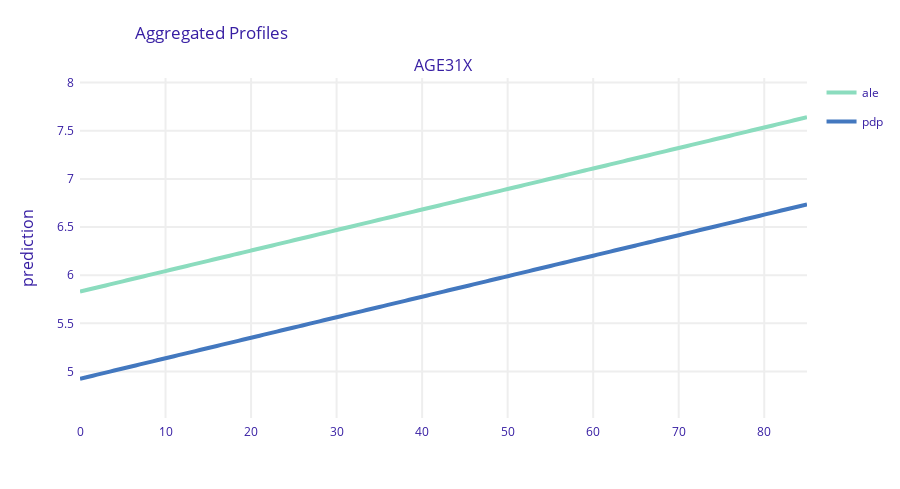

Notebook code cell kept with this figure:
### Code cell
fig = ale_cat.plot(pdp_cat, size = 4, facet_ncol=1)
# fig3.write_image("06_PCS42_pdp_ale.png", scale = 2)

### Figure 1 — Plotly figure (JSON) as saved in the notebook; plotly's stock layout.template omitted (floating-point values rounded to 4 significant figures)
{"data": [{"hoverinfo": "text", "hoverlabel": {"bgcolor": "rgba(0,0,0,0.8)"}, "hovertext": ["AGE31X: 0<br>average prediction: 5.829860236103639<br>label: ale<br><br>mean observation prediction: <br>5.790248428873072", "AGE31X: 1<br>average prediction: 5.851156906657703<br>label: ale<br><br>mean observation prediction: <br>5.790248428873072", "AGE31X: 2<br>average prediction: 5.8724535772117665<br>label: ale<br><br>mean observation prediction: <br>5.790248428873072", "AGE31X: 3<br>average prediction: 5.893750247765831<br>label: ale<br><br>mean observation prediction: <br>5.790248428873072", "AGE31X: 4<br>average prediction: 5.915046918319895<br>label: ale<br><br>mean observation prediction: <br>5.790248428873072", "AGE31X: 5<br>average prediction: 5.936343588873958<br>label: ale<br><br>mean observation prediction: <br>5.790248428873072", "AGE31X: 6<br>average prediction: 5.957640259428023<br>label: ale<br><br>mean observation prediction: <br>5.790248428873072", "AGE31X: 7<br>average prediction: 5.978936929982087<br>label: ale<br><br>mean observation prediction: <br>5.790248428873072", "AGE31X: 8<br>average prediction: 6.00023360053615<br>label: ale<br><br>mean observation prediction: <br>5.790248428873072", "AGE31X: 9<br>average prediction: 6.0215302710902145<br>label: ale<br><br>mean observation prediction: <br>5.790248428873072", "AGE31X: 10<br>average prediction: 6.042826941644279<br>label: ale<br><br>mean observation prediction: <br>5.790248428873072", "AGE31X: 11<br>average prediction: 6.064123612198342<br>label: ale<br><br>mean observation prediction: <br>5.790248428873072", "AGE31X: 12<br>average prediction: 6.085420282752406<br>label: ale<br><br>mean observation prediction: <br>5.790248428873072", "AGE31X: 13<br>average prediction: 6.106716953306471<br>label: ale<br><br>mean observation prediction: <br>5.790248428873072", "AGE31X: 14<br>average prediction: 6.128013623860534<br>label: ale<br><br>mean observation prediction: <br>5.790248428873072", "AGE31X: 15<br>average prediction: 6.149310294414598<br>label: ale<br><br>mean observation prediction: <br>5.790248428873072", "AGE31X: 16<br>average prediction: 6.170606964968663<br>label: ale<br><br>mean observation prediction: <br>5.790248428873072", "AGE31X: 17<br>average prediction: 6.191903635522726<br>label: ale<br><br>mean observation prediction: <br>5.790248428873072", "AGE31X: 18<br>average prediction: 6.21320030607679<br>label: ale<br><br>mean observation prediction: <br>5.790248428873072", "AGE31X: 19<br>average prediction: 6.2344969766308544<br>label: ale<br><br>mean observation prediction: <br>5.790248428873072", "AGE31X: 20<br>average prediction: 6.255793647184918<br>label: ale<br><br>mean observation prediction: <br>5.790248428873072", "AGE31X: 21<br>average prediction: 6.277090317738982<br>label: ale<br><br>mean observation prediction: <br>5.790248428873072", "AGE31X: 22<br>average prediction: 6.298386988293046<br>label: ale<br><br>mean observation prediction: <br>5.790248428873072", "AGE31X: 23<br>average prediction: 6.31968365884711<br>label: ale<br><br>mean observation prediction: <br>5.790248428873072", "AGE31X: 24<br>average prediction: 6.340980329401174<br>label: ale<br><br>mean observation prediction: <br>5.790248428873072", "AGE31X: 25<br>average prediction: 6.362276999955238<br>label: ale<br><br>mean observation prediction: <br>5.790248428873072", "AGE31X: 26<br>average prediction: 6.383573670509302<br>label: ale<br><br>mean observation prediction: <br>5.790248428873072", "AGE31X: 27<br>average prediction: 6.404870341063366<br>label: ale<br><br>mean observation prediction: <br>5.790248428873072", "AGE31X: 28<br>average prediction: 6.42616701161743<br>label: ale<br><br>mean observation prediction: <br>5.790248428873072", "AGE31X: 29<br>average prediction: 6.4474636821714935<br>label: ale<br><br>mean observation prediction: <br>5.790248428873072", "AGE31X: 30<br>average prediction: 6.468760352725558<br>label: ale<br><br>mean observation prediction: <br>5.790248428873072", "AGE31X: 31<br>average prediction: 6.490057023279622<br>label: ale<br><br>mean observation prediction: <br>5.790248428873072", "AGE31X: 32<br>average prediction: 6.511353693833685<br>label: ale<br><br>mean observation prediction: <br>5.790248428873072", "AGE31X: 33<br>average prediction: 6.53265036438775<br>label: ale<br><br>mean observation prediction: <br>5.790248428873072", "AGE31X: 34<br>average prediction: 6.553947034941814<br>label: ale<br><br>mean observation prediction: <br>5.790248428873072", "AGE31X: 35<br>average prediction: 6.575243705495878<br>label: ale<br><br>mean observation prediction: <br>5.790248428873072", "AGE31X: 36<br>average prediction: 6.5965403760499415<br>label: ale<br><br>mean observation prediction: <br>5.790248428873072", "AGE31X: 37<br>average prediction: 6.617837046604006<br>label: ale<br><br>mean observation prediction: <br>5.790248428873072", "AGE31X: 38<br>average prediction: 6.63913371715807<br>label: ale<br><br>mean observation prediction: <br>5.790248428873072", "AGE31X: 39<br>average prediction: 6.660430387712133<br>label: ale<br><br>mean observation prediction: <br>5.790248428873072", "AGE31X: 40<br>average prediction: 6.681727058266198<br>label: ale<br><br>mean observation prediction: <br>5.790248428873072", "AGE31X: 41<br>average prediction: 6.703023728820262<br>label: ale<br><br>mean observation prediction: <br>5.790248428873072", "AGE31X: 42<br>average prediction: 6.724320399374326<br>label: ale<br><br>mean observation prediction: <br>5.790248428873072", "AGE31X: 43<br>average prediction: 6.7456170699283895<br>label: ale<br><br>mean observation prediction: <br>5.790248428873072", "AGE31X: 44<br>average prediction: 6.766913740482454<br>label: ale<br><br>mean observation prediction: <br>5.790248428873072", "AGE31X: 45<br>average prediction: 6.788210411036518<br>label: ale<br><br>mean observation prediction: <br>5.790248428873072", "AGE31X: 46<br>average prediction: 6.809507081590581<br>label: ale<br><br>mean observation prediction: <br>5.790248428873072", "AGE31X: 47<br>average prediction: 6.830803752144646<br>label: ale<br><br>mean observation prediction: <br>5.790248428873072", "AGE31X: 48<br>average prediction: 6.85210042269871<br>label: ale<br><br>mean observation prediction: <br>5.790248428873072", "AGE31X: 49<br>average prediction: 6.873397093252773<br>label: ale<br><br>mean observation prediction: <br>5.790248428873072", "AGE31X: 50<br>average prediction: 6.8946937638068375<br>label: ale<br><br>mean observation prediction: <br>5.790248428873072", "AGE31X: 51<br>average prediction: 6.915990434360902<br>label: ale<br><br>mean observation prediction: <br>5.790248428873072", "AGE31X: 52<br>average prediction: 6.937287104914965<br>label: ale<br><br>mean observation prediction: <br>5.790248428873072", "AGE31X: 53<br>average prediction: 6.958583775469029<br>label: ale<br><br>mean observation prediction: <br>5.790248428873072", "AGE31X: 54<br>average prediction: 6.979880446023094<br>label: ale<br><br>mean observation prediction: <br>5.790248428873072", "AGE31X: 55<br>average prediction: 7.001177116577157<br>label: ale<br><br>mean observation prediction: <br>5.790248428873072", "AGE31X: 56<br>average prediction: 7.022473787131221<br>label: ale<br><br>mean observation prediction: <br>5.790248428873072", "AGE31X: 57<br>average prediction: 7.0437704576852855<br>label: ale<br><br>mean observation prediction: <br>5.790248428873072", "AGE31X: 58<br>average prediction: 7.065067128239349<br>label: ale<br><br>mean observation prediction: <br>5.790248428873072", "AGE31X: 59<br>average prediction: 7.086363798793413<br>label: ale<br><br>mean observation prediction: <br>5.790248428873072", "AGE31X: 60<br>average prediction: 7.107660469347477<br>label: ale<br><br>mean observation prediction: <br>5.790248428873072", "AGE31X: 61<br>average prediction: 7.128957139901541<br>label: ale<br><br>mean observation prediction: <br>5.790248428873072", "AGE31X: 62<br>average prediction: 7.150253810455605<br>label: ale<br><br>mean observation prediction: <br>5.790248428873072", "AGE31X: 63<br>average prediction: 7.171550481009669<br>label: ale<br><br>mean observation prediction: <br>5.790248428873072", "AGE31X: 64<br>average prediction: 7.192847151563733<br>label: ale<br><br>mean observation prediction: <br>5.790248428873072", "AGE31X: 65<br>average prediction: 7.214143822117797<br>label: ale<br><br>mean observation prediction: <br>5.790248428873072", "AGE31X: 66<br>average prediction: 7.235440492671861<br>label: ale<br><br>mean observation prediction: <br>5.790248428873072", "AGE31X: 67<br>average prediction: 7.2567371632259245<br>label: ale<br><br>mean observation prediction: <br>5.790248428873072", "AGE31X: 68<br>average prediction: 7.278033833779989<br>label: ale<br><br>mean observation prediction: <br>5.790248428873072", "AGE31X: 69<br>average prediction: 7.299330504334053<br>label: ale<br><br>mean observation prediction: <br>5.790248428873072", "AGE31X: 70<br>average prediction: 7.320627174888116<br>label: ale<br><br>mean observation prediction: <br>5.790248428873072", "AGE31X: 71<br>average prediction: 7.341923845442181<br>label: ale<br><br>mean observation prediction: <br>5.790248428873072", "AGE31X: 72<br>average prediction: 7.363220515996245<br>label: ale<br><br>mean observation prediction: <br>5.790248428873072", "AGE31X: 73<br>average prediction: 7.384517186550308<br>label: ale<br><br>mean observation prediction: <br>5.790248428873072", "AGE31X: 74<br>average prediction: 7.405813857104373<br>label: ale<br><br>mean observation prediction: <br>5.790248428873072", "AGE31X: 75<br>average prediction: 7.427110527658437<br>label: ale<br><br>mean observation prediction: <br>5.790248428873072", "AGE31X: 76<br>average prediction: 7.448407198212501<br>label: ale<br><br>mean observation prediction: <br>5.790248428873072", "AGE31X: 77<br>average prediction: 7.4697038687665644<br>label: ale<br><br>mean observation prediction: <br>5.790248428873072", "AGE31X: 78<br>average prediction: 7.491000539320629<br>label: ale<br><br>mean observation prediction: <br>5.790248428873072", "AGE31X: 79<br>average prediction: 7.512297209874693<br>label: ale<br><br>mean observation prediction: <br>5.790248428873072", "AGE31X: 80<br>average prediction: 7.533593880428757<br>label: ale<br><br>mean observation prediction: <br>5.790248428873072", "AGE31X: 81<br>average prediction: 7.554890550982821<br>label: ale<br><br>mean observation prediction: <br>5.790248428873072", "AGE31X: 82<br>average prediction: 7.576187221536885<br>label: ale<br><br>mean observation prediction: <br>5.790248428873072", "AGE31X: 83<br>average prediction: 7.597483892090948<br>label: ale<br><br>mean observation prediction: <br>5.790248428873072", "AGE31X: 84<br>average prediction: 7.6187805626450125<br>label: ale<br><br>mean observation prediction: <br>5.790248428873072", "AGE31X: 85<br>average prediction: 7.640077233199077<br>label: ale<br><br>mean observation prediction: <br>5.790248428873072"], "legendgroup": "ale", "line": {"color": "#8bdcbe", "shape": "spline", "width": 4}, "mode": "lines", "name": "ale", "showlegend": true, "type": "scatter", "x": [0, 1, 2, 3, 4, 5, 6, 7, 8, 9, 10, 11, 12, 13, 14, 15, 16, 17, 18, 19, 20, 21, 22, 23, 24, 25, 26, 27, 28, 29, 30, 31, 32, 33, 34, 35, 36, 37, 38, 39, 40, 41, 42, 43, 44, 45, 46, 47, 48, 49, 50, 51, 52, 53, 54, 55, 56, 57, 58, 59, 60, 61, 62, 63, 64, 65, 66, 67, 68, 69, 70, 71, 72, 73, 74, 75, 76, 77, 78, 79, 80, 81, 82, 83, 84, 85], "xaxis": "x", "y": [5.83, 5.851, 5.872, 5.894, 5.915, 5.936, 5.958, 5.979, 6.0, 6.022, 6.043, 6.064, 6.085, 6.107, 6.128, 6.149, 6.171, 6.192, 6.213, 6.234, 6.256, 6.277, 6.298, 6.32, 6.341, 6.362, 6.384, 6.405, 6.426, 6.447, 6.469, 6.49, 6.511, 6.533, 6.554, 6.575, 6.597, 6.618, 6.639, 6.66, 6.682, 6.703, 6.724, 6.746, 6.767, 6.788, 6.81, 6.831, 6.852, 6.873, 6.895, 6.916, 6.937, 6.959, 6.98, 7.001, 7.022, 7.044, 7.065, 7.086, 7.108, 7.129, 7.15, 7.172, 7.193, 7.214, 7.235, 7.257, 7.278, 7.299, 7.321, 7.342, 7.363, 7.385, 7.406, 7.427, 7.448, 7.47, 7.491, 7.512, 7.534, 7.555, 7.576, 7.597, 7.619, 7.64], "yaxis": "y"}, {"hoverinfo": "text", "hoverlabel": {"bgcolor": "rgba(0,0,0,0.8)"}, "hovertext": ["AGE31X: 0<br>average prediction: 4.924751737555907<br>label: pdp<br><br>mean observation prediction: <br>5.790248428873065", "AGE31X: 1<br>average prediction: 4.946048408109967<br>label: pdp<br><br>mean observation prediction: <br>5.790248428873065", "AGE31X: 2<br>average prediction: 4.967345078664046<br>label: pdp<br><br>mean observation prediction: <br>5.790248428873065", "AGE31X: 3<br>average prediction: 4.988641749218102<br>label: pdp<br><br>mean observation prediction: <br>5.790248428873065", "AGE31X: 4<br>average prediction: 5.0099384197721655<br>label: pdp<br><br>mean observation prediction: <br>5.790248428873065", "AGE31X: 5<br>average prediction: 5.031235090326228<br>label: pdp<br><br>mean observation prediction: <br>5.790248428873065", "AGE31X: 6<br>average prediction: 5.052531760880297<br>label: pdp<br><br>mean observation prediction: <br>5.790248428873065", "AGE31X: 7<br>average prediction: 5.073828431434358<br>label: pdp<br><br>mean observation prediction: <br>5.790248428873065", "AGE31X: 8<br>average prediction: 5.095125101988419<br>label: pdp<br><br>mean observation prediction: <br>5.790248428873065", "AGE31X: 9<br>average prediction: 5.1164217725424885<br>label: pdp<br><br>mean observation prediction: <br>5.790248428873065", "AGE31X: 10<br>average prediction: 5.1377184430965475<br>label: pdp<br><br>mean observation prediction: <br>5.790248428873065", "AGE31X: 11<br>average prediction: 5.159015113650616<br>label: pdp<br><br>mean observation prediction: <br>5.790248428873065", "AGE31X: 12<br>average prediction: 5.18031178420468<br>label: pdp<br><br>mean observation prediction: <br>5.790248428873065", "AGE31X: 13<br>average prediction: 5.201608454758742<br>label: pdp<br><br>mean observation prediction: <br>5.790248428873065", "AGE31X: 14<br>average prediction: 5.2229051253128<br>label: pdp<br><br>mean observation prediction: <br>5.790248428873065", "AGE31X: 15<br>average prediction: 5.244201795866868<br>label: pdp<br><br>mean observation prediction: <br>5.790248428873065", "AGE31X: 16<br>average prediction: 5.2654984664209366<br>label: pdp<br><br>mean observation prediction: <br>5.790248428873065", "AGE31X: 17<br>average prediction: 5.286795136974999<br>label: pdp<br><br>mean observation prediction: <br>5.790248428873065", "AGE31X: 18<br>average prediction: 5.308091807529059<br>label: pdp<br><br>mean observation prediction: <br>5.790248428873065", "AGE31X: 19<br>average prediction: 5.329388478083123<br>label: pdp<br><br>mean observation prediction: <br>5.790248428873065", "AGE31X: 20<br>average prediction: 5.350685148637194<br>label: pdp<br><br>mean observation prediction: <br>5.790248428873065", "AGE31X: 21<br>average prediction: 5.371981819191257<br>label: pdp<br><br>mean observation prediction: <br>5.790248428873065", "AGE31X: 22<br>average prediction: 5.393278489745317<br>label: pdp<br><br>mean observation prediction: <br>5.790248428873065", "AGE31X: 23<br>average prediction: 5.414575160299379<br>label: pdp<br><br>mean observation prediction: <br>5.790248428873065", "AGE31X: 24<br>average prediction: 5.435871830853441<br>label: pdp<br><br>mean observation prediction: <br>5.790248428873065", "AGE31X: 25<br>average prediction: 5.4571685014075175<br>label: pdp<br><br>mean observation prediction: <br>5.790248428873065", "AGE31X: 26<br>average prediction: 5.478465171961572<br>label: pdp<br><br>mean observation prediction: <br>5.790248428873065", "AGE31X: 27<br>average prediction: 5.4997618425156345<br>label: pdp<br><br>mean observation prediction: <br>5.790248428873065", "AGE31X: 28<br>average prediction: 5.5210585130697<br>label: pdp<br><br>mean observation prediction: <br>5.790248428873065", "AGE31X: 29<br>average prediction: 5.542355183623765<br>label: pdp<br><br>mean observation prediction: <br>5.790248428873065", "AGE31X: 30<br>average prediction: 5.563651854177831<br>label: pdp<br><br>mean observation prediction: <br>5.790248428873065", "AGE31X: 31<br>average prediction: 5.584948524731893<br>label: pdp<br><br>mean observation prediction: <br>5.790248428873065", "AGE31X: 32<br>average prediction: 5.606245195285961<br>label: pdp<br><br>mean observation prediction: <br>5.790248428873065", "AGE31X: 33<br>average prediction: 5.627541865840019<br>label: pdp<br><br>mean observation prediction: <br>5.790248428873065", "AGE31X: 34<br>average prediction: 5.6488385363940905<br>label: pdp<br><br>mean observation prediction: <br>5.790248428873065", "AGE31X: 35<br>average prediction: 5.670135206948153<br>label: pdp<br><br>mean observation prediction: <br>5.790248428873065", "AGE31X: 36<br>average prediction: 5.69143187750221<br>label: pdp<br><br>mean observation prediction: <br>5.790248428873065", "AGE31X: 37<br>average prediction: 5.712728548056271<br>label: pdp<br><br>mean observation prediction: <br>5.790248428873065", "AGE31X: 38<br>average prediction: 5.734025218610339<br>label: pdp<br><br>mean observation prediction: <br>5.790248428873065", "AGE31X: 39<br>average prediction: 5.755321889164411<br>label: pdp<br><br>mean observation prediction: <br>5.790248428873065", "AGE31X: 40<br>average prediction: 5.776618559718471<br>label: pdp<br><br>mean observation prediction: <br>5.790248428873065", "AGE31X: 41<br>average prediction: 5.797915230272531<br>label: pdp<br><br>mean observation prediction: <br>5.790248428873065", "AGE31X: 42<br>average prediction: 5.819211900826596<br>label: pdp<br><br>mean observation prediction: <br>5.790248428873065", "AGE31X: 43<br>average prediction: 5.840508571380664<br>label: pdp<br><br>mean observation prediction: <br>5.790248428873065", "AGE31X: 44<br>average prediction: 5.8618052419347215<br>label: pdp<br><br>mean observation prediction: <br>5.790248428873065", "AGE31X: 45<br>average prediction: 5.883101912488789<br>label: pdp<br><br>mean observation prediction: <br>5.790248428873065", "AGE31X: 46<br>average prediction: 5.9043985830428545<br>label: pdp<br><br>mean observation prediction: <br>5.790248428873065", "AGE31X: 47<br>average prediction: 5.925695253596914<br>label: pdp<br><br>mean observation prediction: <br>5.790248428873065", "AGE31X: 48<br>average prediction: 5.946991924150983<br>label: pdp<br><br>mean observation prediction: <br>5.790248428873065", "AGE31X: 49<br>average prediction: 5.968288594705045<br>label: pdp<br><br>mean observation prediction: <br>5.790248428873065", "AGE31X: 50<br>average prediction: 5.989585265259106<br>label: pdp<br><br>mean observation prediction: <br>5.790248428873065", "AGE31X: 51<br>average prediction: 6.010881935813165<br>label: pdp<br><br>mean observation prediction: <br>5.790248428873065", "AGE31X: 52<br>average prediction: 6.032178606367241<br>label: pdp<br><br>mean observation prediction: <br>5.790248428873065", "AGE31X: 53<br>average prediction: 6.0534752769213025<br>label: pdp<br><br>mean observation prediction: <br>5.790248428873065", "AGE31X: 54<br>average prediction: 6.074771947475364<br>label: pdp<br><br>mean observation prediction: <br>5.790248428873065", "AGE31X: 55<br>average prediction: 6.096068618029425<br>label: pdp<br><br>mean observation prediction: <br>5.790248428873065", "AGE31X: 56<br>average prediction: 6.117365288583489<br>label: pdp<br><br>mean observation prediction: <br>5.790248428873065", "AGE31X: 57<br>average prediction: 6.138661959137561<br>label: pdp<br><br>mean observation prediction: <br>5.790248428873065", "AGE31X: 58<br>average prediction: 6.159958629691622<br>label: pdp<br><br>mean observation prediction: <br>5.790248428873065", "AGE31X: 59<br>average prediction: 6.181255300245683<br>label: pdp<br><br>mean observation prediction: <br>5.790248428873065", "AGE31X: 60<br>average prediction: 6.202551970799747<br>label: pdp<br><br>mean observation prediction: <br>5.790248428873065", "AGE31X: 61<br>average prediction: 6.2238486413538086<br>label: pdp<br><br>mean observation prediction: <br>5.790248428873065", "AGE31X: 62<br>average prediction: 6.245145311907882<br>label: pdp<br><br>mean observation prediction: <br>5.790248428873065", "AGE31X: 63<br>average prediction: 6.266441982461938<br>label: pdp<br><br>mean observation prediction: <br>5.790248428873065", "AGE31X: 64<br>average prediction: 6.287738653016002<br>label: pdp<br><br>mean observation prediction: <br>5.790248428873065", "AGE31X: 65<br>average prediction: 6.309035323570066<br>label: pdp<br><br>mean observation prediction: <br>5.790248428873065", "AGE31X: 66<br>average prediction: 6.330331994124135<br>label: pdp<br><br>mean observation prediction: <br>5.790248428873065", "AGE31X: 67<br>average prediction: 6.351628664678197<br>label: pdp<br><br>mean observation prediction: <br>5.790248428873065", "AGE31X: 68<br>average prediction: 6.372925335232263<br>label: pdp<br><br>mean observation prediction: <br>5.790248428873065", "AGE31X: 69<br>average prediction: 6.394222005786329<br>label: pdp<br><br>mean observation prediction: <br>5.790248428873065", "AGE31X: 70<br>average prediction: 6.415518676340383<br>label: pdp<br><br>mean observation prediction: <br>5.790248428873065", "AGE31X: 71<br>average prediction: 6.4368153468944564<br>label: pdp<br><br>mean observation prediction: <br>5.790248428873065", "AGE31X: 72<br>average prediction: 6.45811201744852<br>label: pdp<br><br>mean observation prediction: <br>5.790248428873065", "AGE31X: 73<br>average prediction: 6.479408688002575<br>label: pdp<br><br>mean observation prediction: <br>5.790248428873065", "AGE31X: 74<br>average prediction: 6.500705358556636<br>label: pdp<br><br>mean observation prediction: <br>5.790248428873065", "AGE31X: 75<br>average prediction: 6.522002029110705<br>label: pdp<br><br>mean observation prediction: <br>5.790248428873065", "AGE31X: 76<br>average prediction: 6.543298699664778<br>label: pdp<br><br>mean observation prediction: <br>5.790248428873065", "AGE31X: 77<br>average prediction: 6.56459537021884<br>label: pdp<br><br>mean observation prediction: <br>5.790248428873065", "AGE31X: 78<br>average prediction: 6.5858920407728965<br>label: pdp<br><br>mean observation prediction: <br>5.790248428873065", "AGE31X: 79<br>average prediction: 6.607188711326961<br>label: pdp<br><br>mean observation prediction: <br>5.790248428873065", "AGE31X: 80<br>average prediction: 6.628485381881029<br>label: pdp<br><br>mean observation prediction: <br>5.790248428873065", "AGE31X: 81<br>average prediction: 6.649782052435089<br>label: pdp<br><br>mean observation prediction: <br>5.790248428873065", "AGE31X: 82<br>average prediction: 6.671078722989158<br>label: pdp<br><br>mean observation prediction: <br>5.790248428873065", "AGE31X: 83<br>average prediction: 6.692375393543223<br>label: pdp<br><br>mean observation prediction: <br>5.790248428873065", "AGE31X: 84<br>average prediction: 6.713672064097282<br>label: pdp<br><br>mean observation prediction: <br>5.790248428873065", "AGE31X: 85<br>average prediction: 6.734968734651349<br>label: pdp<br><br>mean observation prediction: <br>5.790248428873065"], "legendgroup": "pdp", "line": {"color": "#4378bf", "shape": "spline", "width": 4}, "mode": "lines", "name": "pdp", "showlegend": true, "type": "scatter", "x": [0, 1, 2, 3, 4, 5, 6, 7, 8, 9, 10, 11, 12, 13, 14, 15, 16, 17, 18, 19, 20, 21, 22, 23, 24, 25, 26, 27, 28, 29, 30, 31, 32, 33, 34, 35, 36, 37, 38, 39, 40, 41, 42, 43, 44, 45, 46, 47, 48, 49, 50, 51, 52, 53, 54, 55, 56, 57, 58, 59, 60, 61, 62, 63, 64, 65, 66, 67, 68, 69, 70, 71, 72, 73, 74, 75, 76, 77, 78, 79, 80, 81, 82, 83, 84, 85], "xaxis": "x", "y": [4.925, 4.946, 4.967, 4.989, 5.01, 5.031, 5.053, 5.074, 5.095, 5.116, 5.138, 5.159, 5.18, 5.202, 5.223, 5.244, 5.265, 5.287, 5.308, 5.329, 5.351, 5.372, 5.393, 5.415, 5.436, 5.457, 5.478, 5.5, 5.521, 5.542, 5.564, 5.585, 5.606, 5.628, 5.649, 5.67, 5.691, 5.713, 5.734, 5.755, 5.777, 5.798, 5.819, 5.841, 5.862, 5.883, 5.904, 5.926, 5.947, 5.968, 5.99, 6.011, 6.032, 6.053, 6.075, 6.096, 6.117, 6.139, 6.16, 6.181, 6.203, 6.224, 6.245, 6.266, 6.288, 6.309, 6.33, 6.352, 6.373, 6.394, 6.416, 6.437, 6.458, 6.479, 6.501, 6.522, 6.543, 6.565, 6.586, 6.607, 6.628, 6.65, 6.671, 6.692, 6.714, 6.735], "yaxis": "y"}], "layout": {"annotations": [{"font": {"size": 16}, "showarrow": false, "text": "AGE31X", "x": 0.5, "xanchor": "center", "xref": "paper", "y": 1, "yanchor": "bottom", "yref": "paper"}, {"font": {"size": 16}, "showarrow": false, "text": "prediction", "textangle": -90, "x": 0, "xanchor": "right", "xref": "paper", "xshift": -40, "y": 0.5, "yanchor": "middle", "yref": "paper"}], "font": {"color": "#371ea3"}, "height": 489, "hovermode": "closest", "margin": {"b": 71, "r": 30, "t": 78}, "title": {"text": "Aggregated Profiles", "x": 0.15}, "xaxis": {"anchor": "y", "automargin": true, "domain": [0, 1], "fixedrange": true, "gridwidth": 2, "tickcolor": "white", "ticklen": 3, "ticks": "outside", "type": "linear", "zeroline": false}, "yaxis": {"anchor": "x", "automargin": true, "domain": [0, 1], "fixedrange": true, "gridwidth": 2, "range": [4.517, 8.047], "tickcolor": "white", "ticklen": 3, "ticks": "outside", "type": "linear", "zeroline": false}}}
